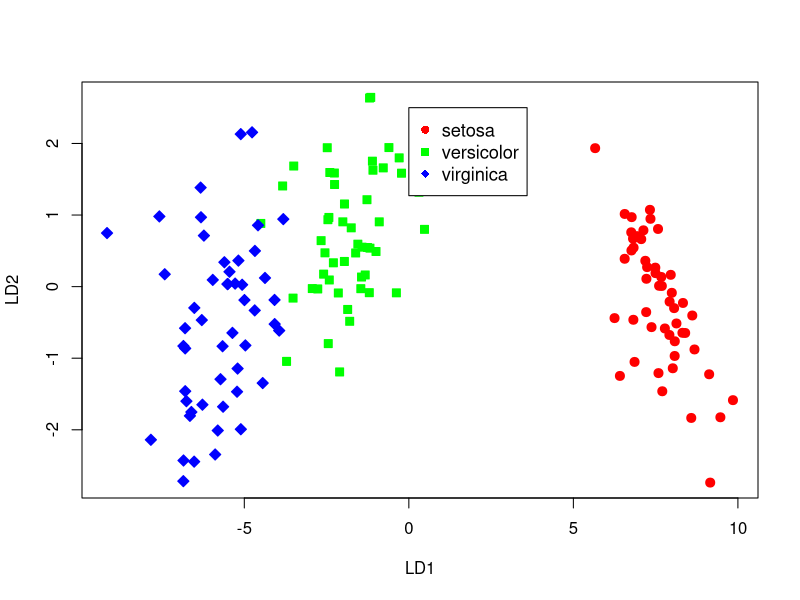

Source code (R):
library(MASS)
(iris.lda <- lda(Species ~ ., data = iris))
iris.pre <- predict(iris.lda)
table(true_class=iris$Species, preedict=iris.pre$class)

plot(iris.pre$x, cex=1.2,
     pch = rep(21:23, c(50, 50, 50)), 
     col = rep(c('red', 'green', 'blue'), c(50, 50, 50)), 
     bg = rep(c('red', 'green', 'blue'), c(50, 50, 50)), 
     xlab = "LD1", ylab = "LD2")
     legend(0, 2.5, c("setosa", "versicolor", "virginica"), 
             pch = c(16, 15, 18), col = c('red', 'green', 'blue'), cex=1.1)

win.graph(width=8, height=6)
par(mai=c(0.8, 0.8, 0.1, 0.1))

savePlot("iris_disc", type = "eps")
